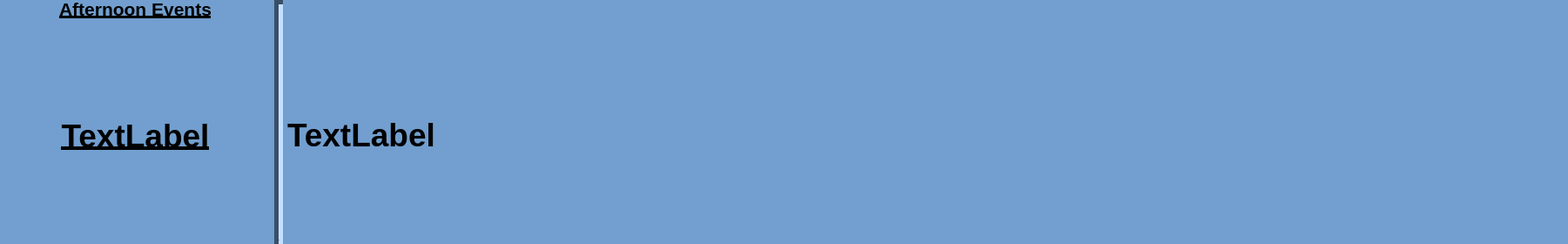
   <widget class="QWidget" name="afternoon_widget" native="true">
    <property name="geometry">
     <rect>
      <x>0</x>
      <y>390</y>
      <width>1801</width>
      <height>280</height>
     </rect>
    </property>
    <property name="palette">
     <palette>
      <active>
       <colorrole role="WindowText">
        <brush brushstyle="SolidPattern">
         <color alpha="255">
          <red>0</red>
          <green>0</green>
          <blue>0</blue>
         </color>
        </brush>
       </colorrole>
       <colorrole role="Button">
        <brush brushstyle="SolidPattern">
         <color alpha="255">
          <red>114</red>
          <green>159</green>
          <blue>207</blue>
         </color>
        </brush>
       </colorrole>
       <colorrole role="Light">
        <brush brushstyle="SolidPattern">
         <color alpha="255">
          <red>196</red>
          <green>225</green>
          <blue>255</blue>
         </color>
        </brush>
       </colorrole>
       <colorrole role="Midlight">
        <brush brushstyle="SolidPattern">
         <color alpha="255">
          <red>155</red>
          <green>192</green>
          <blue>231</blue>
         </color>
        </brush>
       </colorrole>
       <colorrole role="Dark">
        <brush brushstyle="SolidPattern">
         <color alpha="255">
          <red>57</red>
          <green>79</green>
          <blue>103</blue>
         </color>
        </brush>
       </colorrole>
       <colorrole role="Mid">
        <brush brushstyle="SolidPattern">
         <color alpha="255">
          <red>76</red>
          <green>106</green>
          <blue>138</blue>
         </color>
        </brush>
       </colorrole>
       <colorrole role="Text">
        <brush brushstyle="SolidPattern">
         <color alpha="255">
          <red>0</red>
          <green>0</green>
          <blue>0</blue>
         </color>
        </brush>
       </colorrole>
       <colorrole role="BrightText">
        <brush brushstyle="SolidPattern">
         <color alpha="255">
          <red>255</red>
          <green>255</green>
          <blue>255</blue>
         </color>
        </brush>
       </colorrole>
       <colorrole role="ButtonText">
        <brush brushstyle="SolidPattern">
         <color alpha="255">
          <red>0</red>
          <green>0</green>
          <blue>0</blue>
         </color>
        </brush>
       </colorrole>
       <colorrole role="Base">
        <brush brushstyle="SolidPattern">
         <color alpha="255">
          <red>255</red>
          <green>255</green>
          <blue>255</blue>
         </color>
        </brush>
       </colorrole>
       <colorrole role="Window">
        <brush brushstyle="SolidPattern">
         <color alpha="255">
          <red>114</red>
          <green>159</green>
          <blue>207</blue>
         </color>
        </brush>
       </colorrole>
       <colorrole role="Shadow">
        <brush brushstyle="SolidPattern">
         <color alpha="255">
          <red>0</red>
          <green>0</green>
          <blue>0</blue>
         </color>
        </brush>
       </colorrole>
       <colorrole role="AlternateBase">
        <brush brushstyle="SolidPattern">
         <color alpha="255">
          <red>184</red>
          <green>207</green>
          <blue>231</blue>
         </color>
        </brush>
       </colorrole>
       <colorrole role="ToolTipBase">
        <brush brushstyle="SolidPattern">
         <color alpha="255">
          <red>255</red>
          <green>255</green>
          <blue>220</blue>
         </color>
        </brush>
       </colorrole>
       <colorrole role="ToolTipText">
        <brush brushstyle="SolidPattern">
         <color alpha="255">
          <red>0</red>
          <green>0</green>
          <blue>0</blue>
         </color>
        </brush>
       </colorrole>
       <colorrole role="PlaceholderText">
        <brush brushstyle="SolidPattern">
         <color alpha="128">
          <red>0</red>
          <green>0</green>
          <blue>0</blue>
         </color>
        </brush>
       </colorrole>
      </active>
      <inactive>
       <colorrole role="WindowText">
        <brush brushstyle="SolidPattern">
         <color alpha="255">
          <red>0</red>
          <green>0</green>
          <blue>0</blue>
         </color>
        </brush>
       </colorrole>
       <colorrole role="Button">
        <brush brushstyle="SolidPattern">
         <color alpha="255">
          <red>114</red>
          <green>159</green>
          <blue>207</blue>
         </color>
        </brush>
       </colorrole>
       <colorrole role="Light">
        <brush brushstyle="SolidPattern">
         <color alpha="255">
          <red>196</red>
          <green>225</green>
          <blue>255</blue>
         </color>
        </brush>
       </colorrole>
       <colorrole role="Midlight">
        <brush brushstyle="SolidPattern">
         <color alpha="255">
          <red>155</red>
          <green>192</green>
          <blue>231</blue>
         </color>
        </brush>
       </colorrole>
       <colorrole role="Dark">
        <brush brushstyle="SolidPattern">
         <color alpha="255">
          <red>57</red>
          <green>79</green>
          <blue>103</blue>
         </color>
        </brush>
       </colorrole>
       <colorrole role="Mid">
        <brush brushstyle="SolidPattern">
         <color alpha="255">
          <red>76</red>
          <green>106</green>
          <blue>138</blue>
         </color>
        </brush>
       </colorrole>
       <colorrole role="Text">
        <brush brushstyle="SolidPattern">
         <color alpha="255">
          <red>0</red>
          <green>0</green>
          <blue>0</blue>
         </color>
        </brush>
       </colorrole>
       <colorrole role="BrightText">
        <brush brushstyle="SolidPattern">
         <color alpha="255">
          <red>255</red>
          <green>255</green>
          <blue>255</blue>
         </color>
        </brush>
       </colorrole>
       <colorrole role="ButtonText">
        <brush brushstyle="SolidPattern">
         <color alpha="255">
          <red>0</red>
          <green>0</green>
          <blue>0</blue>
         </color>
        </brush>
       </colorrole>
       <colorrole role="Base">
        <brush brushstyle="SolidPattern">
         <color alpha="255">
          <red>255</red>
          <green>255</green>
          <blue>255</blue>
         </color>
        </brush>
       </colorrole>
       <colorrole role="Window">
        <brush brushstyle="SolidPattern">
         <color alpha="255">
          <red>114</red>
          <green>159</green>
          <blue>207</blue>
         </color>
        </brush>
       </colorrole>
       <colorrole role="Shadow">
        <brush brushstyle="SolidPattern">
         <color alpha="255">
          <red>0</red>
          <green>0</green>
          <blue>0</blue>
         </color>
        </brush>
       </colorrole>
       <colorrole role="AlternateBase">
        <brush brushstyle="SolidPattern">
         <color alpha="255">
          <red>184</red>
          <green>207</green>
          <blue>231</blue>
         </color>
        </brush>
       </colorrole>
       <colorrole role="ToolTipBase">
        <brush brushstyle="SolidPattern">
         <color alpha="255">
          <red>255</red>
          <green>255</green>
          <blue>220</blue>
         </color>
        </brush>
       </colorrole>
       <colorrole role="ToolTipText">
        <brush brushstyle="SolidPattern">
         <color alpha="255">
          <red>0</red>
          <green>0</green>
          <blue>0</blue>
         </color>
        </brush>
       </colorrole>
       <colorrole role="PlaceholderText">
        <brush brushstyle="SolidPattern">
         <color alpha="128">
          <red>0</red>
          <green>0</green>
          <blue>0</blue>
         </color>
        </brush>
       </colorrole>
      </inactive>
      <disabled>
       <colorrole role="WindowText">
        <brush brushstyle="SolidPattern">
         <color alpha="255">
          <red>57</red>
          <green>79</green>
          <blue>103</blue>
         </color>
        </brush>
       </colorrole>
       <colorrole role="Button">
        <brush brushstyle="SolidPattern">
         <color alpha="255">
          <red>114</red>
          <green>159</green>
          <blue>207</blue>
         </color>
        </brush>
       </colorrole>
       <colorrole role="Light">
        <brush brushstyle="SolidPattern">
         <color alpha="255">
          <red>196</red>
          <green>225</green>
          <blue>255</blue>
         </color>
        </brush>
       </colorrole>
       <colorrole role="Midlight">
        <brush brushstyle="SolidPattern">
         <color alpha="255">
          <red>155</red>
          <green>192</green>
          <blue>231</blue>
         </color>
        </brush>
       </colorrole>
       <colorrole role="Dark">
        <brush brushstyle="SolidPattern">
         <color alpha="255">
          <red>57</red>
          <green>79</green>
          <blue>103</blue>
         </color>
        </brush>
       </colorrole>
       <colorrole role="Mid">
        <brush brushstyle="SolidPattern">
         <color alpha="255">
          <red>76</red>
          <green>106</green>
          <blue>138</blue>
         </color>
        </brush>
       </colorrole>
       <colorrole role="Text">
        <brush brushstyle="SolidPattern">
         <color alpha="255">
          <red>57</red>
          <green>79</green>
          <blue>103</blue>
         </color>
        </brush>
       </colorrole>
       <colorrole role="BrightText">
        <brush brushstyle="SolidPattern">
         <color alpha="255">
          <red>255</red>
          <green>255</green>
          <blue>255</blue>
         </color>
        </brush>
       </colorrole>
       <colorrole role="ButtonText">
        <brush brushstyle="SolidPattern">
         <color alpha="255">
          <red>57</red>
          <green>79</green>
          <blue>103</blue>
         </color>
        </brush>
       </colorrole>
       <colorrole role="Base">
        <brush brushstyle="SolidPattern">
         <color alpha="255">
          <red>114</red>
          <green>159</green>
          <blue>207</blue>
         </color>
        </brush>
       </colorrole>
       <colorrole role="Window">
        <brush brushstyle="SolidPattern">
         <color alpha="255">
          <red>114</red>
          <green>159</green>
          <blue>207</blue>
         </color>
        </brush>
       </colorrole>
       <colorrole role="Shadow">
        <brush brushstyle="SolidPattern">
         <color alpha="255">
          <red>0</red>
          <green>0</green>
          <blue>0</blue>
         </color>
        </brush>
       </colorrole>
       <colorrole role="AlternateBase">
        <brush brushstyle="SolidPattern">
         <color alpha="255">
          <red>114</red>
          <green>159</green>
          <blue>207</blue>
         </color>
        </brush>
       </colorrole>
       <colorrole role="ToolTipBase">
        <brush brushstyle="SolidPattern">
         <color alpha="255">
          <red>255</red>
          <green>255</green>
          <blue>220</blue>
         </color>
        </brush>
       </colorrole>
       <colorrole role="ToolTipText">
        <brush brushstyle="SolidPattern">
         <color alpha="255">
          <red>0</red>
          <green>0</green>
          <blue>0</blue>
         </color>
        </brush>
       </colorrole>
       <colorrole role="PlaceholderText">
        <brush brushstyle="SolidPattern">
         <color alpha="128">
          <red>0</red>
          <green>0</green>
          <blue>0</blue>
         </color>
        </brush>
       </colorrole>
      </disabled>
     </palette>
    </property>
    <property name="autoFillBackground">
     <bool>true</bool>
    </property>
    <widget class="QLabel" name="afternoon_time_label">
     <property name="geometry">
      <rect>
       <x>0</x>
       <y>30</y>
       <width>311</width>
       <height>251</height>
      </rect>
     </property>
     <property name="font">
      <font>
       <pointsize>28</pointsize>
       <weight>75</weight>
       <bold>true</bold>
       <underline>true</underline>
      </font>
     </property>
     <property name="text">
      <string>TextLabel</string>
     </property>
     <property name="alignment">
      <set>Qt::AlignCenter</set>
     </property>
    </widget>
    <widget class="QLabel" name="afternoon_event_label">
     <property name="geometry">
      <rect>
       <x>330</x>
       <y>29</y>
       <width>1465</width>
       <height>251</height>
      </rect>
     </property>
     <property name="font">
      <font>
       <pointsize>28</pointsize>
       <weight>75</weight>
       <bold>true</bold>
      </font>
     </property>
     <property name="text">
      <string>TextLabel</string>
     </property>
    </widget>
    <widget class="QLabel" name="afternoon_title">
     <property name="geometry">
      <rect>
       <x>0</x>
       <y>0</y>
       <width>311</width>
       <height>21</height>
      </rect>
     </property>
     <property name="font">
      <font>
       <pointsize>16</pointsize>
       <weight>75</weight>
       <bold>true</bold>
       <underline>true</underline>
      </font>
     </property>
     <property name="text">
      <string>Afternoon Events</string>
     </property>
     <property name="alignment">
      <set>Qt::AlignCenter</set>
     </property>
    </widget>
    <widget class="Line" name="line_2">
     <property name="geometry">
      <rect>
       <x>310</x>
       <y>0</y>
       <width>20</width>
       <height>280</height>
      </rect>
     </property>
     <property name="lineWidth">
      <number>5</number>
     </property>
     <property name="orientation">
      <enum>Qt::Vertical</enum>
     </property>
    </widget>
   </widget>
